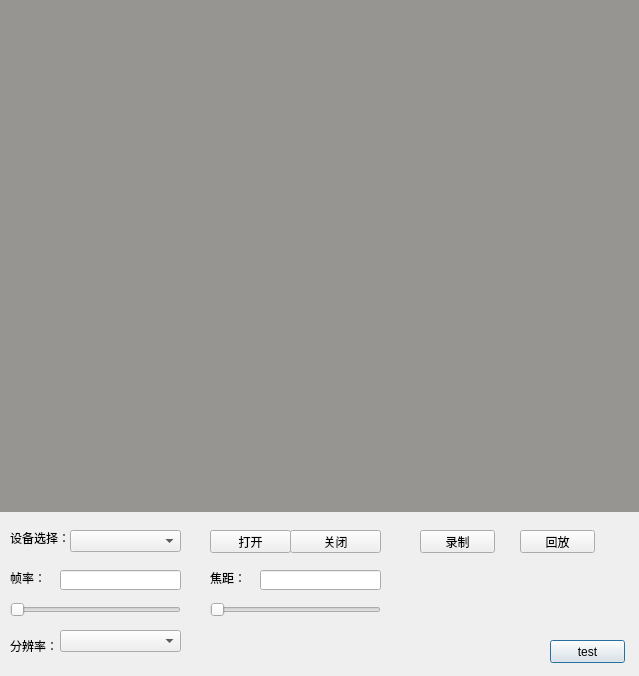
<?xml version="1.0" encoding="UTF-8"?>
<ui version="4.0">
 <class>mainDlg</class>
 <widget class="QDialog" name="mainDlg">
  <property name="geometry">
   <rect>
    <x>0</x>
    <y>0</y>
    <width>639</width>
    <height>676</height>
   </rect>
  </property>
  <property name="windowTitle">
   <string>mainDlg</string>
  </property>
  <widget class="QPushButton" name="test">
   <property name="geometry">
    <rect>
     <x>550</x>
     <y>640</y>
     <width>75</width>
     <height>23</height>
    </rect>
   </property>
   <property name="text">
    <string>test</string>
   </property>
  </widget>
  <widget class="QLabel" name="label">
   <property name="geometry">
    <rect>
     <x>0</x>
     <y>0</y>
     <width>640</width>
     <height>512</height>
    </rect>
   </property>
   <property name="styleSheet">
    <string notr="true">background:rgb(150, 149, 145)</string>
   </property>
   <property name="text">
    <string/>
   </property>
  </widget>
  <widget class="QPushButton" name="openCamera">
   <property name="geometry">
    <rect>
     <x>210</x>
     <y>530</y>
     <width>81</width>
     <height>23</height>
    </rect>
   </property>
   <property name="text">
    <string>打开</string>
   </property>
  </widget>
  <widget class="QPushButton" name="closeCamera">
   <property name="geometry">
    <rect>
     <x>290</x>
     <y>530</y>
     <width>91</width>
     <height>23</height>
    </rect>
   </property>
   <property name="text">
    <string>关闭</string>
   </property>
  </widget>
  <widget class="QLabel" name="label_2">
   <property name="geometry">
    <rect>
     <x>10</x>
     <y>570</y>
     <width>41</width>
     <height>16</height>
    </rect>
   </property>
   <property name="text">
    <string>帧率：</string>
   </property>
  </widget>
  <widget class="QLabel" name="label_3">
   <property name="geometry">
    <rect>
     <x>10</x>
     <y>640</y>
     <width>54</width>
     <height>12</height>
    </rect>
   </property>
   <property name="text">
    <string>分辨率：</string>
   </property>
  </widget>
  <widget class="QLineEdit" name="leFrameRate">
   <property name="geometry">
    <rect>
     <x>60</x>
     <y>570</y>
     <width>121</width>
     <height>20</height>
    </rect>
   </property>
  </widget>
  <widget class="QSlider" name="sliderFrameRate">
   <property name="geometry">
    <rect>
     <x>10</x>
     <y>600</y>
     <width>171</width>
     <height>19</height>
    </rect>
   </property>
   <property name="orientation">
    <enum>Qt::Horizontal</enum>
   </property>
  </widget>
  <widget class="QComboBox" name="comDPI">
   <property name="geometry">
    <rect>
     <x>60</x>
     <y>630</y>
     <width>121</width>
     <height>22</height>
    </rect>
   </property>
   <property name="editable">
    <bool>false</bool>
   </property>
  </widget>
  <widget class="QSlider" name="sliderFocalDistance">
   <property name="geometry">
    <rect>
     <x>210</x>
     <y>600</y>
     <width>171</width>
     <height>19</height>
    </rect>
   </property>
   <property name="orientation">
    <enum>Qt::Horizontal</enum>
   </property>
  </widget>
  <widget class="QLabel" name="label_4">
   <property name="geometry">
    <rect>
     <x>210</x>
     <y>570</y>
     <width>41</width>
     <height>16</height>
    </rect>
   </property>
   <property name="text">
    <string>焦距：</string>
   </property>
  </widget>
  <widget class="QLineEdit" name="leFocalDistance">
   <property name="geometry">
    <rect>
     <x>260</x>
     <y>570</y>
     <width>121</width>
     <height>20</height>
    </rect>
   </property>
  </widget>
  <widget class="QLabel" name="label_5">
   <property name="geometry">
    <rect>
     <x>10</x>
     <y>530</y>
     <width>61</width>
     <height>16</height>
    </rect>
   </property>
   <property name="text">
    <string>设备选择：</string>
   </property>
  </widget>
  <widget class="QComboBox" name="comDeviceSelect">
   <property name="geometry">
    <rect>
     <x>70</x>
     <y>530</y>
     <width>111</width>
     <height>22</height>
    </rect>
   </property>
   <property name="editable">
    <bool>false</bool>
   </property>
  </widget>
  <widget class="QPushButton" name="pushButton">
   <property name="geometry">
    <rect>
     <x>420</x>
     <y>530</y>
     <width>75</width>
     <height>23</height>
    </rect>
   </property>
   <property name="text">
    <string>录制</string>
   </property>
  </widget>
  <widget class="QPushButton" name="pushButton_2">
   <property name="geometry">
    <rect>
     <x>520</x>
     <y>530</y>
     <width>75</width>
     <height>23</height>
    </rect>
   </property>
   <property name="text">
    <string>回放</string>
   </property>
  </widget>
 </widget>
 <layoutdefault spacing="6" margin="11"/>
 <resources/>
 <connections/>
</ui>
